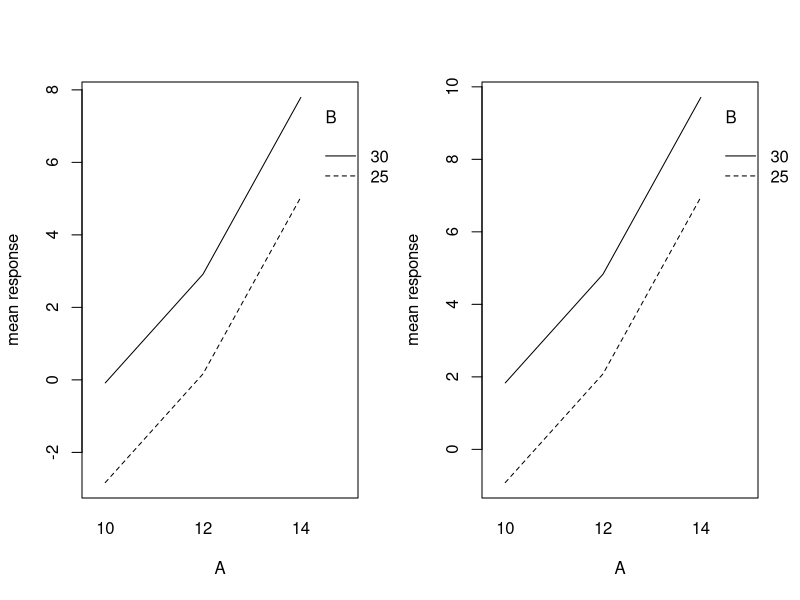
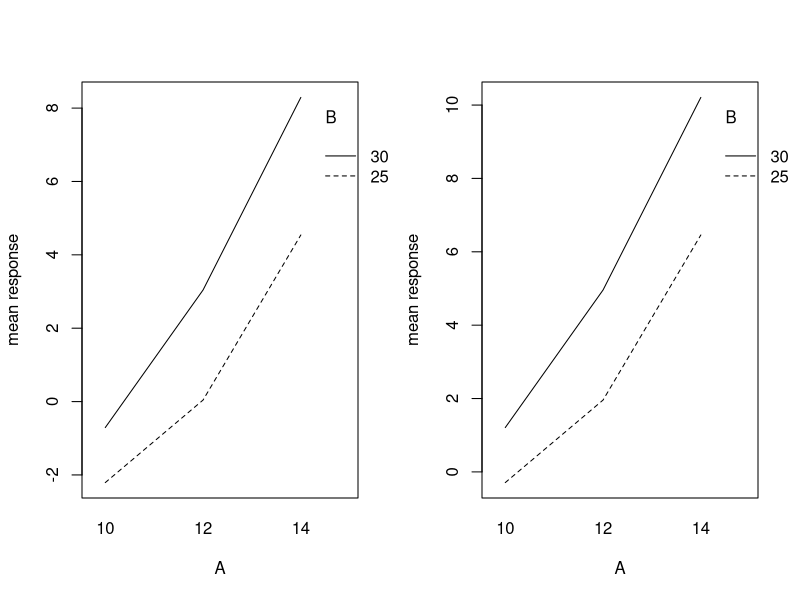
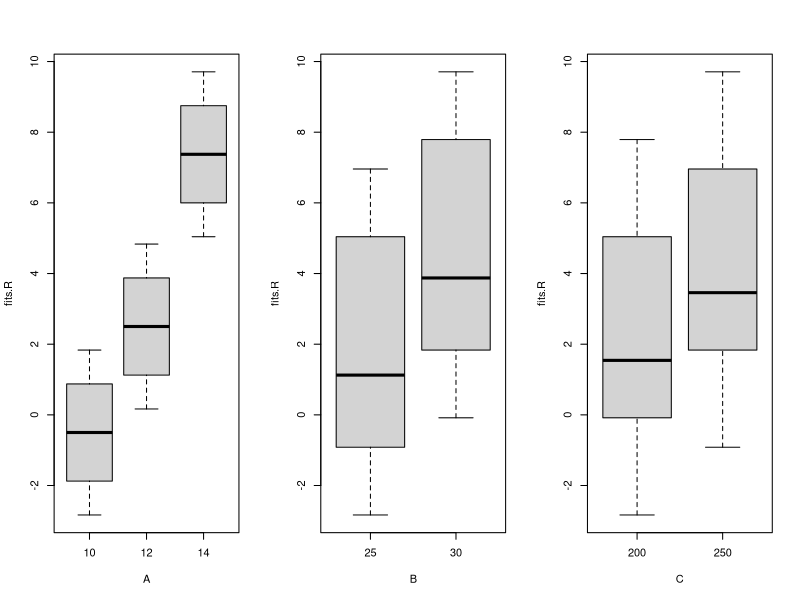
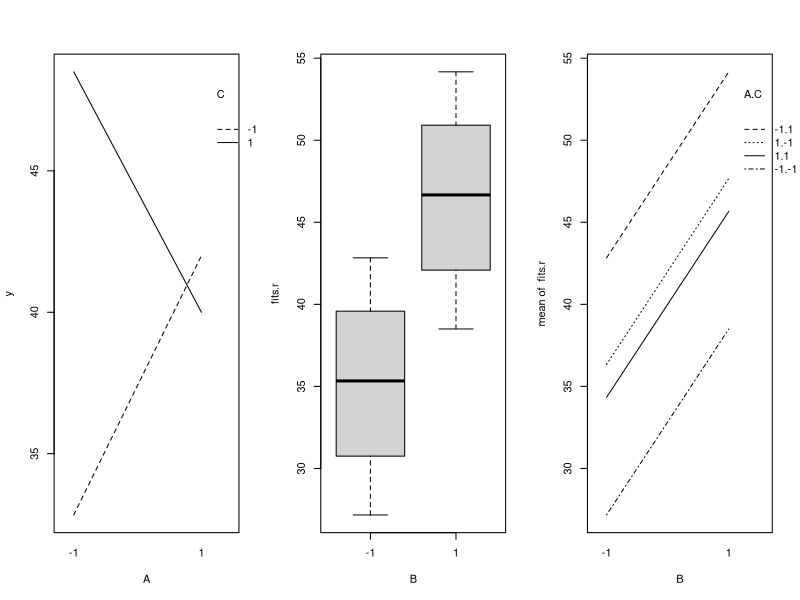
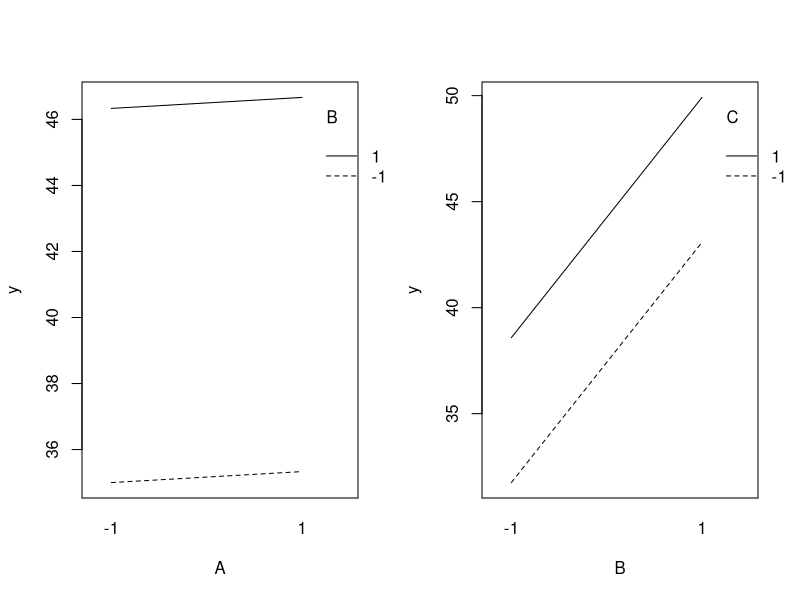

Write R code to recreate these figures, in order.
## ---- chunk 1
#knitr::opts_chunk$set(tidy.opts = list(width.cutoff = 80), tidy = TRUE)
knitr::opts_chunk$set(tidy.opts = list(width.cutoff = 80))
knitr::opts_chunk$set(warning = FALSE, message = FALSE) 
## ---- chunk 2
library("readxl")
h6.data = read_excel("handout6data.xlsx")

A = as.factor(na.omit(h6.data$carbon))
B = as.factor(na.omit(h6.data$pressure))
C = as.factor(na.omit(h6.data$speed))
y = na.omit(h6.data$deviation)

contrasts(A) = contr.sum # we use these in the additional analysis section
contrasts(B) = contr.sum # to make it easier to provide explicit estimates of
contrasts(C) = contr.sum # the parameters

x.mod = aov(y ~ A*B*C)
summary(x.mod)
## ---- chunk 3
mod.R = aov(y ~ A+B+C)
## ---- chunk 4
fits.R = predict(mod.R)
## ---- chunk 5
par(mfrow=c(1,2))
for (i in 1:nlevels(C))
{
  interaction.plot(A[C==levels(C)[i]],B[C==levels(C)[i]],
                   fits.R[C==levels(C)[i]],
                   xlab="A",
                   ylab="mean response",
                   trace.label="B")
}
## ---- chunk 6
mod.F = aov(y ~ A+B+C+A:B)
## ---- chunk 7
fits.F = predict(mod.F)
## ---- chunk 8
par(mfrow=c(1,2))
for (i in 1:nlevels(C))
{
  interaction.plot(A[C==levels(C)[i]],B[C==levels(C)[i]],
                   fits.F[C==levels(C)[i]],
                   xlab="A",
                   ylab="mean response",
                   trace.label="B")
}
## ---- chunk 9
par(mfrow=c(1,3))
plot(fits.R ~ A)
plot(fits.R ~ B)
plot(fits.R ~ C)
## ---- chunk 10
data2 = read_excel("handout6data.xlsx")

A = as.factor(na.omit(data2$spd))
B = as.factor(na.omit(data2$geo))
C = as.factor(na.omit(data2$angle))
y = na.omit(h6.data$life)

contrasts(A) = contr.sum
contrasts(B) = contr.sum
contrasts(C) = contr.sum

saturated.mod = aov(y ~ A*B*C)
summary(saturated.mod)
## ---- chunk 11
reduced.mod = aov(y ~ A+B+C+A:C)
summary(reduced.mod)
## ---- chunk 12
# define the estimated means for the reduced model for plotting (randomness has
# been smoothed)
fits.r = predict(reduced.mod)
interaction.plot(A,C,fits.r,ylab="y")
## ---- chunk 13
plot(fits.r ~ B)
## ---- chunk 14
A.C = interaction(A,C)
interaction.plot(B,A.C, fits.r)
## ---- chunk 15
dummy.coef(mod.R)
## ---- chunk 16
yhat.R = function(i,j,k)
{
  y = 3.125
  if (i == 1) y = y - 3.625; if (i == 2) y = y - .625; if (i == 3) y = y + 4.25
  if (j == 1) y = y - 1.375; if (j == 2) y = y + 1.375
  if (k == 1) y = y - .95833333; if (k == 2) y = y + .95833333
  y
}
## ---- chunk 17
for (i in 1:3)
  for (j in 1:2)
    for (k in 1:2)
      cat("Y(",c(i,j,k),") = ",yhat.R(i,j,k),"\n")
## ---- chunk 18
par(mfrow=c(1,2))
interaction.plot(A,B,fits.r,ylab="y")
interaction.plot(B,C,fits.r,ylab="y")
